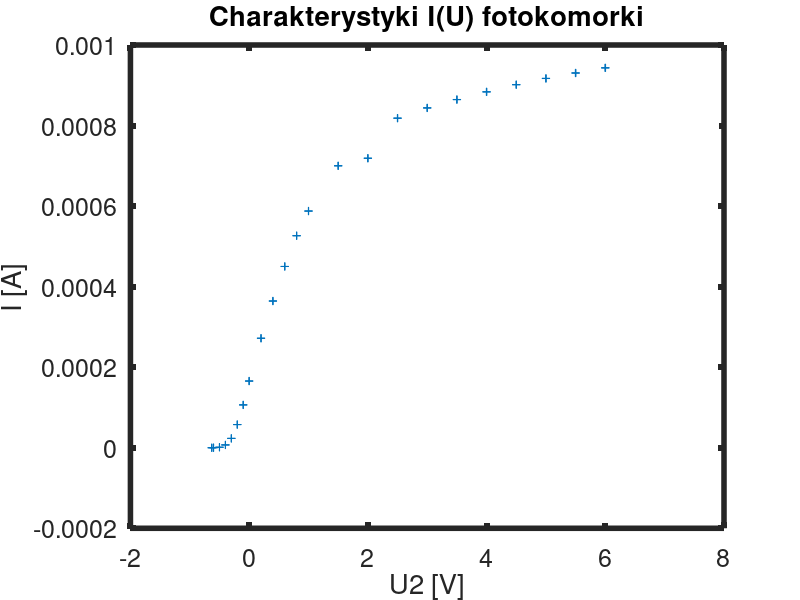

This figure's MATLAB source:
disp("=========")
pkg load statistics

% PW style chi2 statistic for testing linear goodness of fit
function retval = chi2(y_observed, y_fitted, y_uncertainty)
	% chi2 = sum(((y - y_fit).^2) ./ (u_y.^2));
	retval = sum( y_uncertainty.^(-2) .* (y_observed - y_fitted).^2 );
endfunction

% get critial chi2 value
function retval = chi2_crit(alpha, dof)
	retval = chi2inv(1 - alpha, dof);
endfunction

function retval = lin_regression(x, y)
	disp("/////// LIN REG ////////")
	F = [ones(size(x)), x];   % design matrix with intercept

	[p, p_int, r, r_int, stats] = regress(y, F);

	intercept = p(1)
	slope = p(2)
	lower_bound_ci_intercept = p_int(1,1)
	upper_bound_ci_intercept = p_int(1,2)
	lower_bound_ci_slope = p_int(2,1)
	upper_bound_ci_slope = p_int(2,2)

	% intercept_stderr = abs(lower_bound_ci_intercept-upper_bound_ci_intercept)/(2*1.96)
	intercept_stderr = (upper_bound_ci_intercept - intercept) / 1.96
	slope_stderr = (upper_bound_ci_slope - slope) / 1.96

	R2 = stats(1)

	retval = p;
endfunction

function lin_regression_chi2(p, x, y, y_err)
% p is the output of regress()
	disp("/////// CHI2 ////////")
	fity = p(2)*x + p(1);
	CHI2 = chi2(y, fity, y_err)
	degs_of_freedom = length(y)-2
	CHI2_crit = chi2_crit(0.05, degs_of_freedom)

	if (CHI2 < CHI2_crit)
		disp("brak podstaw do odrzucenia hipotezy o liniowości")
	else
		disp("należy odrzucić hipotezę o liniowości")
	endif
endfunction

xv = [
4.85101
5.01325
5.71033
5.93648
6.46104
6.89178
7.29422
7.58968
]
xv = xv .* 10^(14)

yUh = [
-0.64667
-0.69000
-0.96333
-1.02667
-1.25333
-1.44667
-1.59333
-1.69333
]

u_yUh = [
0.00123
0.00145
0.00282
0.00313
0.00427
0.00523
0.00597
0.00647
]

% p = lin_regression(xv, yUh);
% lin_regression_chi2(p, xv, yUh, u_yUh)
% ==================================================

u1_d618 = [
0
0.01
0.12
0.7
2.32
5.75
10.64
16.56
27.18
36.43
45.01
52.65
58.77
70.01
71.88
81.83
84.38
86.45
88.37
90.15
91.70
93.05
94.33
]
% u1_d618 = u1_d618 ./ 1000

i_d618 = u1_d618 ./ 100000

u2_d618 = [
-0.63
-0.6
-0.5
-0.4
-0.3
-0.2
-0.1
0
0.2
0.4
0.6
0.8
1
1.5
2
2.5
3
3.5
4
4.5
5
5.5
6
]

% ==================

u1_d598 = [
0
0
0.0002
0.0011
0.0032
0.0068
0.0116
0.0172
0.0278
0.0379
0.0468
0.0549
0.0623
0.0760
0.0842
0.0891
0.0921
0.0943
0.0961
0.0979
0.0995
0.1008
0.1020
]

u1_d598 = u1_d598 ./ 1000

i_d598 = u1_d598 ./ 100000

u2_d598 = [
-0.69
-0.6
-0.5
-0.4
-0.3
-0.2
-0.1
-0
0.2
0.4
0.6
0.8
1
1.5
2
2.5
3
3.5
4
4.5
5
5.5
6
]

R = 10^5
niep_R = 0.001
niep_u1_d618 = 0.0003 .* u1_d618 + 0.0002 * 0.5;
niep_u2_d618 = 0.0005 .* u2_d618 + 0.001 * 2; % 2 or 20
niep_id618 = sqrt( (1/R .* niep_u1_d618).^2 + (u1_d618 .* R^(-2) ).^2 ) 

niep_u1_d598 = 0.0003 .* u1_d598 + 0.0002 * 0.5;
niep_u2_d598 = 0.0005 .* u2_d598 + 0.001 * 2; % 2 or 20
niep_id598 = sqrt( (1/R .* niep_u1_d598).^2 + (u1_d598 .* R^(-2) ).^2 ) 

figure(1)
p1 = errorbar(u2_d618, i_d618, niep_u2_d618, niep_id618, "~>");
% axis ([x_lo x_hi y_lo y_hi])

% p1 = plot(B_x_I_Bconst, Uh_x_d_Bconst);
set(p1, "linestyle", "none");
set(p1, "marker", "+");
set(gca, "linewidth", 4, "fontsize", 18);
xlabel ("U2 [V]");
ylabel ("I [A]");
title ("Charakterystyki I(U) fotokomorki");


